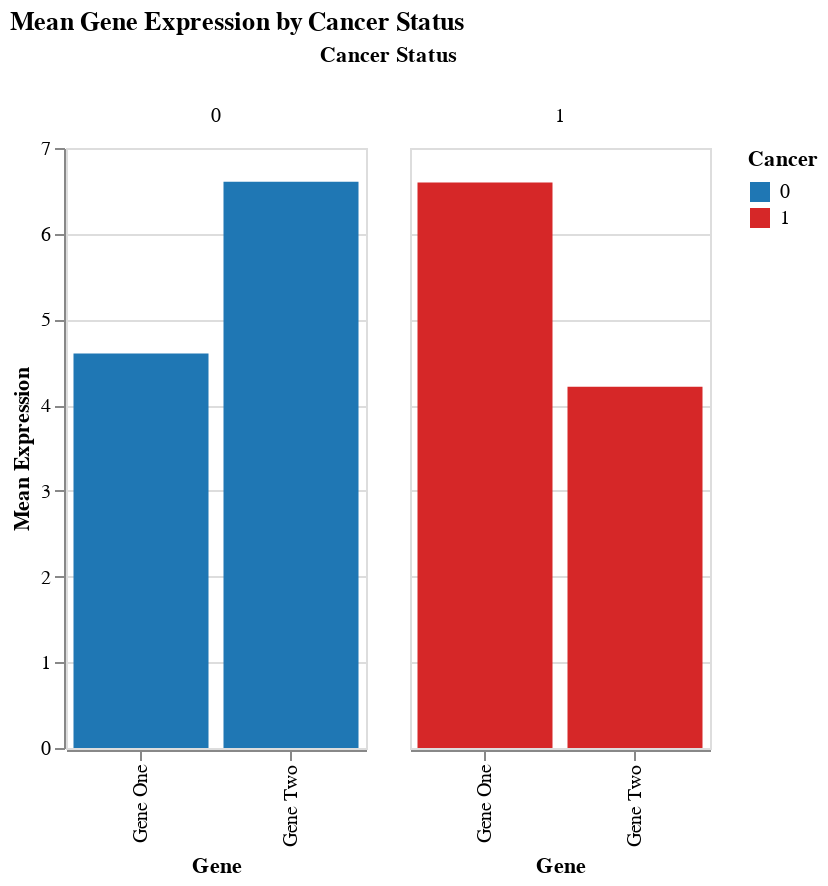

Notebook code cell kept with this figure:
### Code cell
df_bar.rename(columns={'Cancer Present': 'Cancer'}, inplace=True)

# Plot
bar_chart = alt.Chart(df_bar).mark_bar().encode(
    x=alt.X('Gene:N', title='Gene'),
    y=alt.Y('Expression:Q', title='Mean Expression'),
    color=alt.Color('Cancer:N', scale=alt.Scale(range=['#1f77b4', '#d62728'])),
    column=alt.Column('Cancer:N', title='Cancer Status'),
    tooltip=['Gene:N', 'Expression:Q', 'Cancer:N']
).properties(
    title="Mean Gene Expression by Cancer Status",
    width=150,
    height=300
)

bar_chart

### Figure 1 — Vega-Lite specification as saved in the notebook (floating-point values rounded to 4 significant figures)
{"config": {"view": {"continuousWidth": 300, "continuousHeight": 300}}, "data": {"name": "data-ce842f5426b95c8281e02009a5b55f42"}, "mark": {"type": "bar"}, "encoding": {"color": {"field": "Cancer", "scale": {"range": ["#1f77b4", "#d62728"]}, "type": "nominal"}, "column": {"field": "Cancer", "title": "Cancer Status", "type": "nominal"}, "tooltip": [{"field": "Gene", "type": "nominal"}, {"field": "Expression", "type": "quantitative"}, {"field": "Cancer", "type": "nominal"}], "x": {"field": "Gene", "title": "Gene", "type": "nominal"}, "y": {"field": "Expression", "title": "Mean Expression", "type": "quantitative"}}, "height": 300, "title": "Mean Gene Expression by Cancer Status", "width": 150, "$schema": "https://vega.github.io/schema/vega-lite/v5.20.1.json", "datasets": {"data-ce842f5426b95c8281e02009a5b55f42": [{"Cancer": 0, "Gene": "Gene One", "Expression": 4.602}, {"Cancer": 1, "Gene": "Gene One", "Expression": 6.598}, {"Cancer": 0, "Gene": "Gene Two", "Expression": 6.607}, {"Cancer": 1, "Gene": "Gene Two", "Expression": 4.214}]}}
